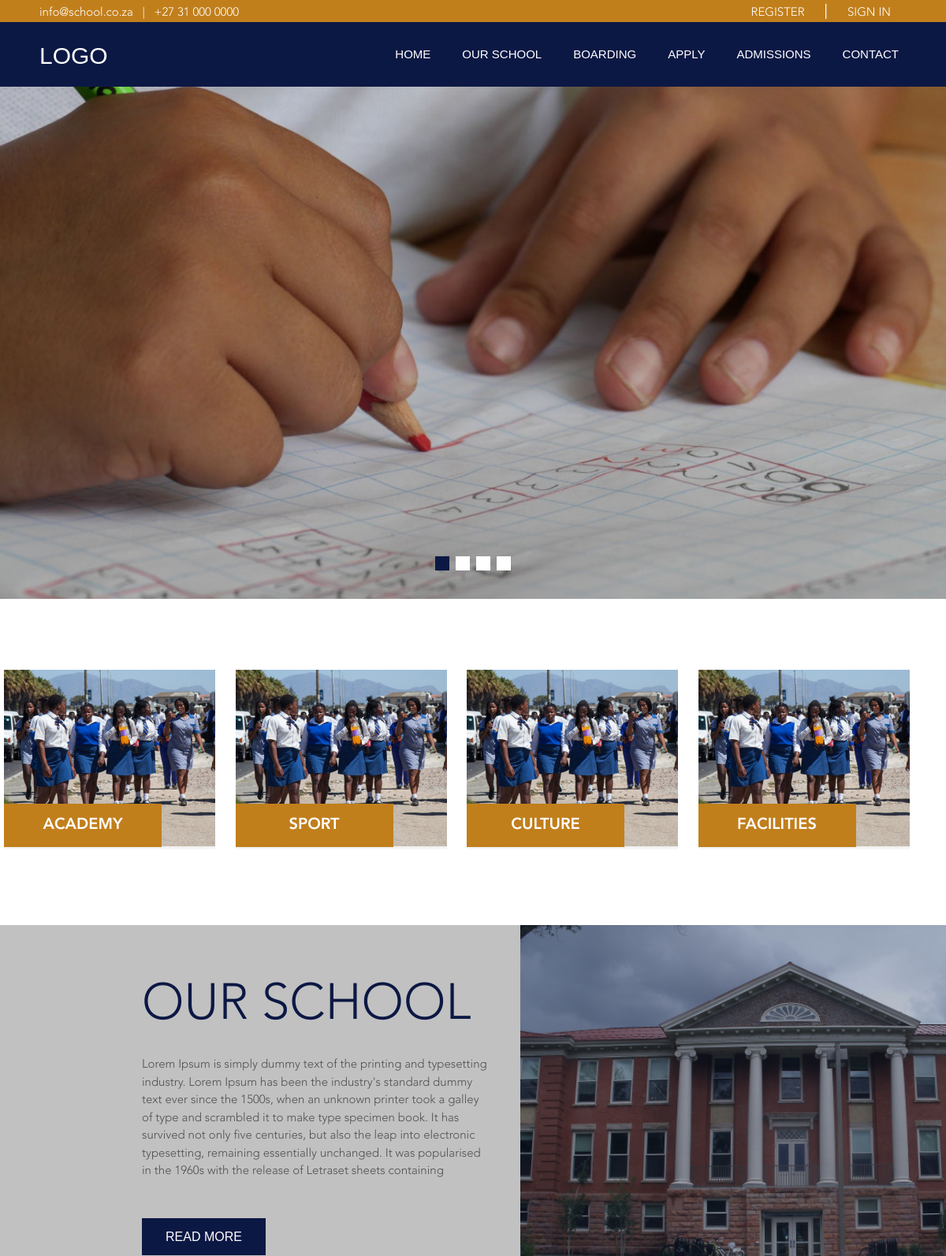
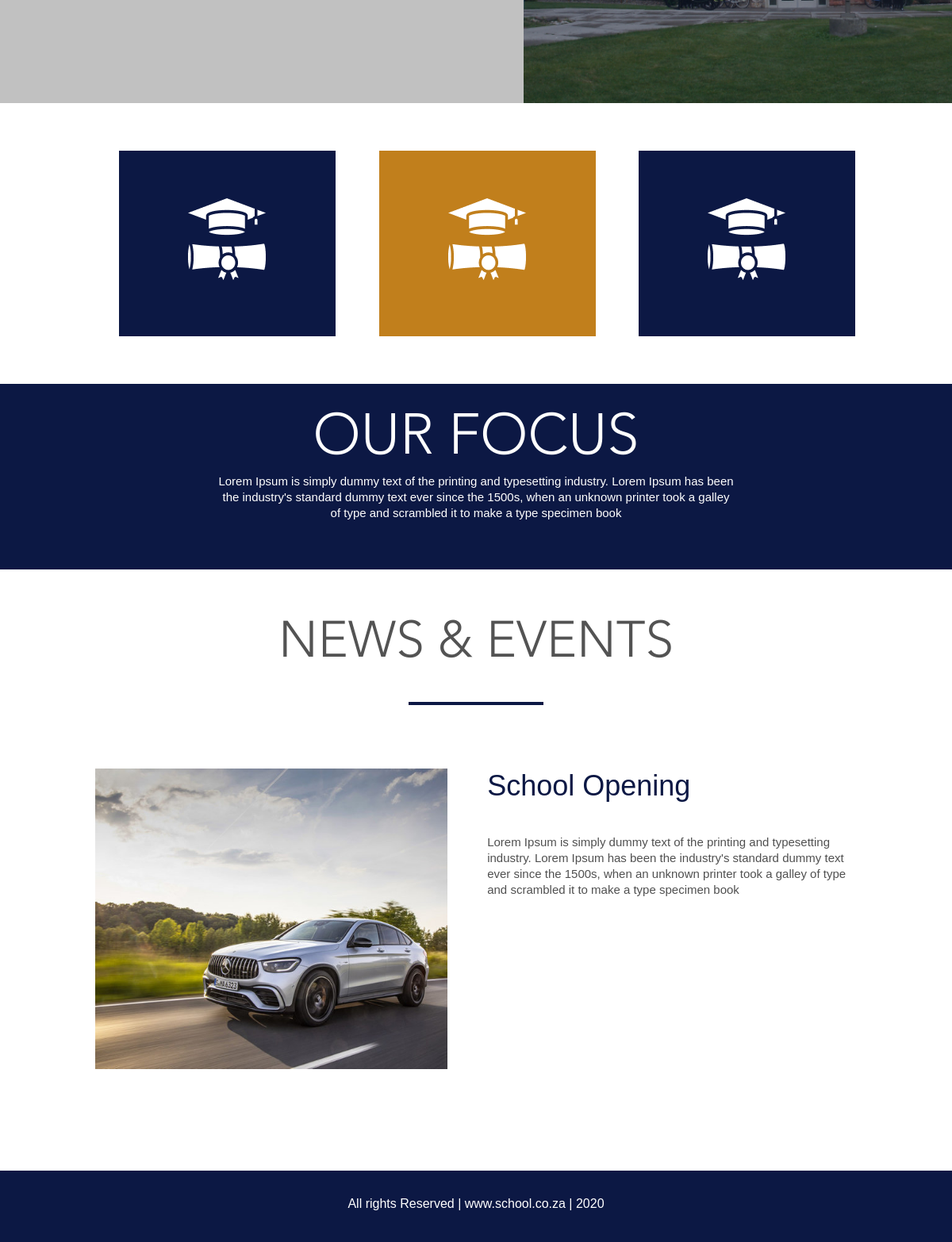
The page / on the database its author committed (2 pictures, top to bottom).
### school_app/models.py (models this page shows, shortened)
class NewsModel(models.Model):
  author = models.ForeignKey(User, on_delete=models.CASCADE)
  news_title = models.CharField(max_length=200, null=False)
  news_details = models.TextField()
  news_image = models.ImageField()
  class Meta:
    verbose_name_plural = "News & Events"

### school_app/views.py (the view)
# urls.py: path('', views.homeView, name="Welcome-Home"),
def homeView(request):
  newsArticle = NewsModel.objects.all().order_by('id')[:5]
  context ={
    "newsArticle" : newsArticle,
  }
  return render(request, 'school_app/index.html', context )

### school_app/templates/school_app/index.html (shortened to what this page needs)
{% extends 'school_app/base.html' %}
{% block content %}
<div class="featured-slider-container">
  <div class="featured-slider">
    <div class="header-slider" style="background-image:url('/static/img/header-image.jpg')"></div>
  </div>
  <div class="featured-dots"></div>
</div>
<div class="bocks-container">
  <div class="each-block" style="background-image:url('/static/img/student-Image.jpg')">
    <div class="call_to_action" data-aos="fade-up" data-aos-duration="600">
      <span>ACADEMY</span>
    </div>
  </div>
  <div class="each-block" style="background-image:url('/static/img/student-Image.jpg')">
    <div class="call_to_action" data-aos="fade-up" data-aos-duration="900">
      <span>SPORT</span>
    </div>
  </div>
  <div class="each-block" style="background-image:url('/static/img/student-Image.jpg')">
    <div class="call_to_action" data-aos="fade-up" data-aos-duration="1200">
      <span>CULTURE</span>
    </div>
  </div>
  <div class="each-block" style="background-image:url('/static/img/student-Image.jpg')">
    <div class="call_to_action" data-aos="fade-up" data-aos-duration="1600">
      <span>FACILITIES</span>
    </div>
  </div>
</div>
<div class="our_school_section">
  <div class="our_school_detail">
    <div class="details_container">
      <h2 class="our_school_heading">OUR SCHOOL</h2>
      <p class="our_school_text">
        Lorem Ipsum is simply dummy text of the printing and typesetting industry. Lorem Ipsum has been the industry's
        standard dummy text ever since the 1500s, when an unknown printer took a galley of type and scrambled it to make
        type specimen book. It has survived not only five centuries, but also the leap into electronic typesetting,
        remaining essentially unchanged. It was popularised in the 1960s with the release of Letraset sheets containing
      </p>
      <a class="read_more_btn">Read More</a>
    </div>
  </div>
  <div class="our_school_photo" style="background-image:url('/static/img/school-buidling.jpg')"></div>
</div>
<div class="call_to_action_container">
  <div class="each_call" data-aos="zoom-in-down" data-aos-duration="1000">
    <img src="/static/img/graduateLogo.png">
  </div>
  <div class="each_call" data-aos="zoom-in-down" data-aos-duration="1200">
    <img src="/static/img/graduateLogo.png">
  </div>
  <div class="each_call" data-aos="zoom-in-down" data-aos-duration="1400">
    <img src="/static/img/graduateLogo.png">
  </div>
</div>
<div class="our_focus_container">
  <h2 class="our_focus_heading">OUR FOCUS</h2>
  <p>
    Lorem Ipsum is simply dummy text of the printing and typesetting industry. Lorem Ipsum has been the industry's
    standard dummy text ever since the 1500s, when an unknown printer took a galley of type and scrambled it to make a
    type specimen book
  </p>
</div>
<div class="news_section">
  <h1 class="news_title">NEWS & EVENTS</h1>
  <div align="center">
    <div class="under_line"></div>
  </div>
  <div class="news-slider">
    {% for article in newsArticle %}
    <div>
      <div class="new_container">
        <div class="image_container"
          style="background-image:url(' {{article.news_image.url}} '); background-size: cover;">
        </div>
        <div class="news_details">
          <h2 class="news_title">{{ article.news_title }}</h2>
          <p class="news_description">
            {{ article.news_details }}
          </p>
        </div>
      </div>
    </div>
    {% endfor %}
  </div>
</div>
<br><br>
{% include 'school_app/footer.html' %}
{% endblock content %}

### school_app/templates/school_app/base.html (shortened to what this page needs)
{% load static %}
<!DOCTYPE html>
<html lang="en">
  <head>
    <link rel="stylesheet" href="/static/css/custom.css">
    <link rel="stylesheet" href="/static/css/animate.css">
    <link rel="stylesheet" href="https://maxcdn.bootstrapcdn.com/bootstrap/4.0.0/css/bootstrap.min.css">
    <link href="https://unpkg.com/aos@2.3.1/dist/aos.css" rel="stylesheet">
  </head>
  <body>
    <div class="top_bar">
      <div class="number_container">
        <span>info@school.co.za &nbsp; | &nbsp; +27 31 000 0000</span>
      </div>
      <div class="authentincation_links">
        {% if request.user.is_authenticated %}
        <div class=" authenticated ">
          <div class="dropdown">
            <button class="dropbtn">
              &nbsp; Hi {{ user.username|title }}
            </button>
            <div class="dropdown-content">
              <a href="{% url 'profile' %}">Profile</a>
              <a href=" {% url 'log-out' %}">Logout</a>
            </div>
          </div>
        </div>
        {% else %}
        <div class="login_regitster_links">
          <a href="{% url 'sign-up' %}" class="sign_a">Register</a> |
          <a href="{% url 'sign-in' %}" class="sign_a">SIGN IN</a>
        </div>
        {% endif %}
      </div>
    </div>
    <div class="menu_bar">
      <div class="logo_contianer">LOGO</div>
      <div class="menu_list">
        <ul>
          <li><a href="{% url 'Welcome-Home' %}">Home</a></li>
          <li><a href="{% url 'Welcome-Home' %}">Our School</a></li>
          <li><a href="{% url 'Welcome-Home' %}">Boarding</a></li>
          <li><a href="{% url 'Welcome-Home' %}">Apply</a></li>
          <li><a href="{% url 'Welcome-Home' %}">Admissions</a></li>
          <li><a href="{% url 'Welcome-Home' %}">Contact</a></li>
        </ul>
      </div>
    </div>
    {% block content %}
    {% endblock content %}
  </body>
</html>

### school_app/templates/school_app/footer.html
<div class="footer-section">
  <p class="school_url">All rights Reserved | www.school.co.za | 2020</p>
</div>

### rows shown on the page
NewsModel: news_image (picture), news_title "School Opening", news_details "Lorem Ipsum is simply dummy text of the printing and typesetting industry. Lorem Ipsum has been the industry's standard dummy text ever since the 1500s, when an unknown printer took a galley of type and scrambled it to make a type specimen book"
